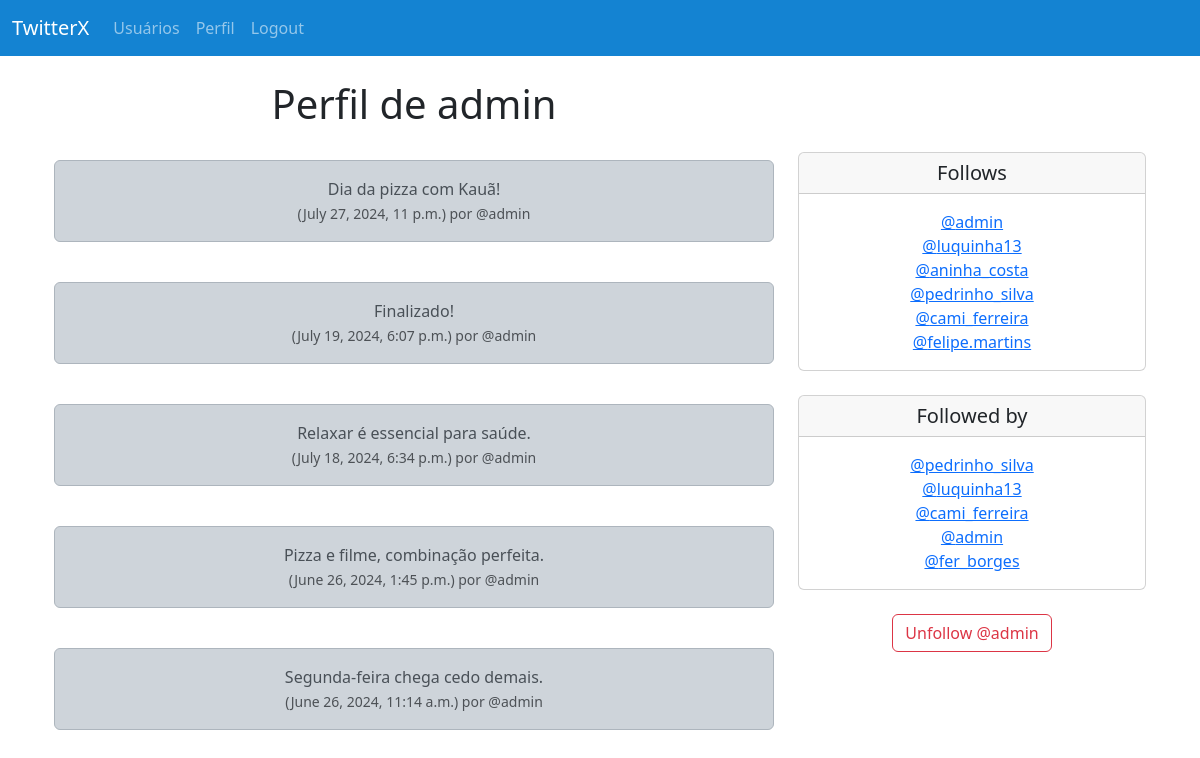
Page /profile/1 (signed in) on the committed database.
### musker/models.py (models this page shows, shortened)
class Profile(models.Model):
    user = models.OneToOneField(User, on_delete=models.CASCADE)
    follows = models.ManyToManyField('self',
                                    related_name='followed_by',
                                    symmetrical=False,
                                    blank=True)
    datee_modified = models.DateTimeField(User, auto_now=True)
    def __str__(self):
        return self.user.username

class tweet(models.Model):
    user = models.ForeignKey(
        User, related_name="tweets",
        on_delete=models.DO_NOTHING
    )
    body = models.CharField(max_length=200)
    created_at = models.DateTimeField(auto_now_add=True)

### musker/views.py (the view, shortened to what this page needs)
# urls.py: path('profile/<int:pk>', views.profile, name='profile'),
def profile(request, pk):
     if request.user.is_authenticated:
        profile = Profile.objects.get(user_id = pk)
        tweets = tweet.objects.filter(user_id = pk).order_by("-created_at")
        return render(request, 'profile.html', {'profile':profile, "tweets":tweets})
     else:
        messages.success(request, ("Você deve estar logado para acessar..."))
        return redirect('home')

### musker/templates/profile.html (shortened to what this page needs)
{% extends 'base.html' %}
{% block content %}
{% if profile %}
<div class="container text-center">
    <div class="row">
        <div class="col-8">
            <h1>Perfil de {{ profile.user.username }}</h1>
            <br/>
            {% if tweets %}
              {% for tweet in tweets %}
                <div class="alert alert-dark" role="alert">
                  {{ tweet.body }}<br/>
                  <small class="text-muted">
                      ({{ tweet.created_at }}) por @{{ tweet.user.username }}
                  </small>
                </div>
                <br/>
              {% endfor %}
            {% endif %}
        </div>
        <div class="col-4">
            <br/><br/><br/>
            <div class="card">
                <h5 class="card-header">Follows</h5>
                <div class="card-body">
                  <p class="card-text">
                    {% for following in profile.follows.all %}
                        <a href="{% url 'profile' following.user.id%}">@{{following}}</a><br/>
                     {% endfor %}
                  </p>
                </div>
              </div>
              <br/>
              <div class="card">
                <h5 class="card-header">Followed by</h5>
                <div class="card-body">
                  <p class="card-text">
                    {% for following in profile.followed_by.all %}
                        <a href="{% url 'profile' following.user.id%}">@{{following}}</a><br/>
                    {% endfor %}
                  </p>
                </div>
              </div>
              <br/>
              <form method=POST>
                   {% if profile in user.profile.follows.all %}
                        <button class="btn btn-outline-danger"
                        name="follow" value="unfollow" type="submit">
                        Unfollow @{{ profile.user.username | lower }}</button>
                   {% else %}
                        <button class="btn btn-outline-success"
                        name="follow" value="follow" type="submit">
                        Follow @{{ profile.user.username | lower }}</button>
                   {% endif %}
              </form>
              <br/>
        </div>
    </div>
</div>
{% endif %}
{% endblock %}

### rows in the picture
Profile: user.username "admin"
tweet: body "Dia da pizza com Kauã!", created_at "July 27, 2024, 11 p.m.", user.username "admin"
tweet: body "Finalizado!", created_at "July 19, 2024, 6:07 p.m.", user.username "admin"
tweet: body "Relaxar é essencial para saúde.", created_at "July 18, 2024, 6:34 p.m.", user.username "admin"
tweet: body "Pizza e filme, combinação perfeita.", created_at "June 26, 2024, 1:45 p.m.", user.username "admin"
tweet: body "Segunda-feira chega cedo demais.", created_at "June 26, 2024, 11:14 a.m.", user.username "admin"
Profile: user.username "luquinha13"
Profile: user.username "aninha_costa"
Profile: user.username "pedrinho_silva"
Profile: user.username "cami_ferreira"
Profile: user.username "felipe.martins"
Profile: user.username "fer_borges"
